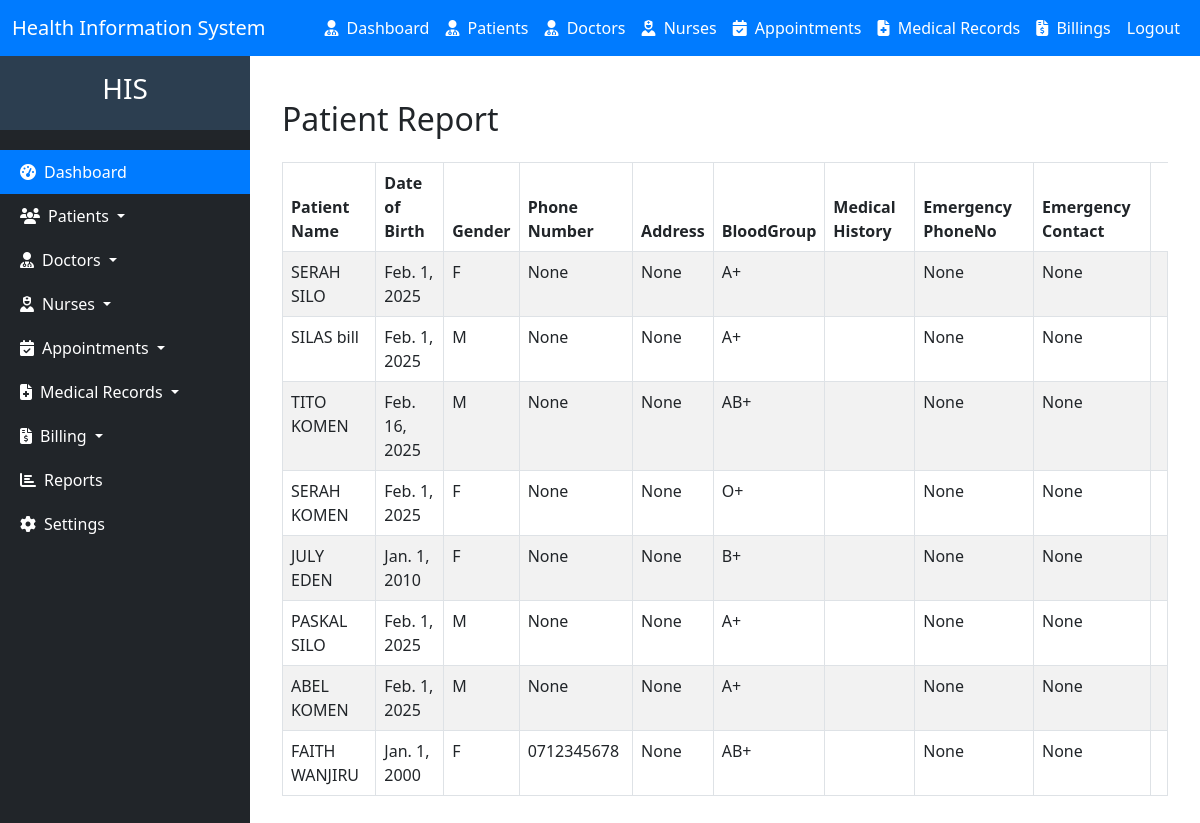
Page /reports on the committed database.
### hms/models.py (models this page shows, shortened)
class Patient(models.Model):
    national_id = models.CharField(max_length=20, unique=True, blank=True, null=True, validators=[RegexValidator(r'^\d{1,10}$', message='Only digits are allowed')])
    first_name = models.CharField(max_length=50)
    last_name = models.CharField(max_length=50)
    date_of_birth = models.DateField()
    GENDER_CHOICES = [
        ('M', 'Male'),
        ('F', 'Female'),
    ]
    gender = models.CharField(max_length=1, choices=GENDER_CHOICES)
    phone_number = models.CharField(max_length=15, blank=True, null=True, validators=[RegexValidator(regex='^\+?1?\d{9,15}$', message='Phone number must be in the format: +254712345678.')])
    email = models.EmailField(max_length=50, blank=True, null=True)
    address = models.CharField(max_length=100, blank=True, null=True)
    blood_group = models.CharField(
        max_length=3,
        blank=True,
        null=True,
        choices=[
            ('A+', 'A+'),
            ('A-', 'A-'),
            ('B+', 'B+'),
            ('B-', 'B-'),
            ('AB+', 'AB+'),
            ('AB-', 'AB-'),
            ('O+', 'O+'),
            ('O-', 'O-'),
        ]
    )
    medical_history = models.TextField(blank=True, null=True)
    emergency_contact_name = models.CharField(max_length=100, blank=True, null=True)
    emergency_contact_phone = models.CharField(
        max_length=15,
        blank=True,
        null=True,
        validators=[RegexValidator(regex='^\+?1?\d{9,15}$', message='Phone number must be in the format: +254712345678.')]
    )
    created_at = models.DateTimeField(auto_now_add=True)
    updated_at = models.DateTimeField(auto_now=True)

### hms/views.py (the view)
# urls.py: path("reports", views.report, name="report"),
def report(request):
    patients = Patient.objects.all()
    doctors = Doctor.objects.all()
    nurses = Nurse.objects.all()
    appointments = Appointment.objects.all()
    medical_records = MedicalRecord.objects.all()
    bills = Billing.objects.all()
    departsments = Department.objects.all()
    specializations = Specialization.objects.all()
    context = {
        'patients': patients,
        'doctors': doctors,
        'nurses': nurses,
        'appointments': appointments,
        'medical_records': medical_records,
        'bills': bills,
        'departsments': departsments,
        'specializations': specializations,
    }
    return render(request, 'report.html', context)

### hms/templates/report.html (shortened to what this page needs)
{% extends 'base.html'%}
{% block content %}
<div class="overflow-y-auto">
    <div class="container mt-4">
        <h2 class="mb-4">Patient Report</h2>
        <div class="table-responsive">
            <table class="table table-striped table-bordered">
                <thead>
                    <tr>
                        <th>Patient Name</th>
                        <th>Date of Birth</th>
                        <th>Gender</th>
                        <th>Phone Number</th>
                        <th>Address</th>
                        <th>BloodGroup</th>
                        <th>Medical History</th>
                        <th>Emergency PhoneNo</th>
                        <th>Emergency Contact</th>
                    </tr>
                </thead>
                <tbody>
                    {% for patient in patients %}
                    <tr>
                        <td>{{ patient.first_name }} {{ patient.last_name }}</td>
                        <td>{{ patient.date_of_birth }}</td>
                        <td>{{ patient.gender }}</td>
                        <td>{{ patient.phone_number }}</td>
                        <td>{{ patient.address }}</td>
                        <td>{{ patient.blood_group }}</td>
                        <td>{{ patient.medical_history}}</td>
                        <td>{{ patient.emergency_contact_name }}</td>
                        <td>{{ patient.emergency_contact_phone }}</td>
                        <td>
                        </td>
                    </tr>
                    {% endfor %}
                </tbody>
            </table>
        </div>
    </div>
</div>
{% endblock %}

### rows in the picture
Patient: first_name "SERAH", last_name "SILO", date_of_birth "Feb. 1, 2025", gender "F", phone_number "None", address "None", blood_group "A+", emergency_contact_name "None", emergency_contact_phone "None"
Patient: first_name "SILAS", last_name "bill", date_of_birth "Feb. 1, 2025", gender "M", phone_number "None", address "None", blood_group "A+", emergency_contact_name "None", emergency_contact_phone "None"
Patient: first_name "TITO", last_name "KOMEN", date_of_birth "Feb. 16, 2025", gender "M", phone_number "None", address "None", blood_group "AB+", emergency_contact_name "None", emergency_contact_phone "None"
Patient: first_name "SERAH", last_name "KOMEN", date_of_birth "Feb. 1, 2025", gender "F", phone_number "None", address "None", blood_group "O+", emergency_contact_name "None", emergency_contact_phone "None"
Patient: first_name "JULY", last_name "EDEN", date_of_birth "Jan. 1, 2010", gender "F", phone_number "None", address "None", blood_group "B+", emergency_contact_name "None", emergency_contact_phone "None"
Patient: first_name "PASKAL", last_name "SILO", date_of_birth "Feb. 1, 2025", gender "M", phone_number "None", address "None", blood_group "A+", emergency_contact_name "None", emergency_contact_phone "None"
Patient: first_name "ABEL", last_name "KOMEN", date_of_birth "Feb. 1, 2025", gender "M", phone_number "None", address "None", blood_group "A+", emergency_contact_name "None", emergency_contact_phone "None"
Patient: first_name "FAITH", last_name "WANJIRU", date_of_birth "Jan. 1, 2000", gender "F", phone_number "0712345678", address "None", blood_group "AB+", emergency_contact_name "None", emergency_contact_phone "None"
